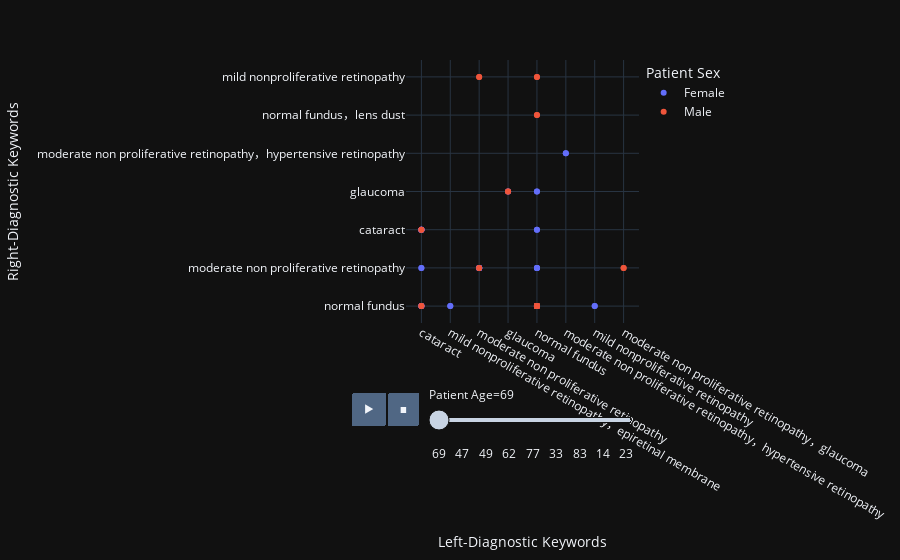

This figure's notebook cell:
### Code cell
px.scatter(filtered_df , x = "Left-Diagnostic Keywords"	, y = "Right-Diagnostic Keywords", color = "Patient Sex", animation_frame="Patient Age"
, template= "plotly_dark")

### Figure 1 — Plotly figure (JSON) as saved in the notebook; plotly's stock layout.template omitted (floating-point values rounded to 4 significant figures)
{"data": [{"hovertemplate": "Patient Sex=Female<br>Patient Age=69<br>Left-Diagnostic Keywords=%{x}<br>Right-Diagnostic Keywords=%{y}<extra></extra>", "legendgroup": "Female", "marker": {"color": "#636efa", "symbol": "circle"}, "mode": "markers", "name": "Female", "orientation": "v", "showlegend": true, "type": "scatter", "x": ["cataract", "mild nonproliferative retinopathy，epiretinal membrane", "cataract", "moderate non proliferative retinopathy", "cataract", "glaucoma", "cataract", "normal fundus", "cataract", "normal fundus", "cataract", "normal fundus", "normal fundus", "normal fundus", "normal fundus", "normal fundus", "normal fundus", "normal fundus", "moderate non proliferative retinopathy，hypertensive retinopathy", "moderate non proliferative retinopathy", "moderate non proliferative retinopathy", "moderate non proliferative retinopathy", "normal fundus", "mild nonproliferative retinopathy", "normal fundus", "cataract", "mild nonproliferative retinopathy，epiretinal membrane", "cataract", "moderate non proliferative retinopathy", "cataract", "glaucoma", "cataract", "normal fundus", "cataract", "normal fundus", "cataract", "normal fundus", "normal fundus", "normal fundus", "normal fundus", "normal fundus", "normal fundus", "normal fundus", "moderate non proliferative retinopathy，hypertensive retinopathy", "moderate non proliferative retinopathy", "moderate non proliferative retinopathy", "moderate non proliferative retinopathy", "normal fundus", "mild nonproliferative retinopathy", "normal fundus"], "xaxis": "x", "y": ["normal fundus", "normal fundus", "normal fundus", "moderate non proliferative retinopathy", "cataract", "glaucoma", "cataract", "glaucoma", "moderate non proliferative retinopathy", "cataract", "cataract", "normal fundus", "normal fundus", "normal fundus", "normal fundus", "normal fundus", "normal fundus", "normal fundus", "moderate non proliferative retinopathy，hypertensive retinopathy", "moderate non proliferative retinopathy", "moderate non proliferative retinopathy", "moderate non proliferative retinopathy", "moderate non proliferative retinopathy", "normal fundus", "moderate non proliferative retinopathy", "normal fundus", "normal fundus", "normal fundus", "moderate non proliferative retinopathy", "cataract", "glaucoma", "cataract", "glaucoma", "moderate non proliferative retinopathy", "cataract", "cataract", "normal fundus", "normal fundus", "normal fundus", "normal fundus", "normal fundus", "normal fundus", "normal fundus", "moderate non proliferative retinopathy，hypertensive retinopathy", "moderate non proliferative retinopathy", "moderate non proliferative retinopathy", "moderate non proliferative retinopathy", "moderate non proliferative retinopathy", "normal fundus", "moderate non proliferative retinopathy"], "yaxis": "y"}, {"hovertemplate": "Patient Sex=Male<br>Patient Age=69<br>Left-Diagnostic Keywords=%{x}<br>Right-Diagnostic Keywords=%{y}<extra></extra>", "legendgroup": "Male", "marker": {"color": "#EF553B", "symbol": "circle"}, "mode": "markers", "name": "Male", "orientation": "v", "showlegend": true, "type": "scatter", "x": ["glaucoma", "moderate non proliferative retinopathy，glaucoma", "cataract", "cataract", "normal fundus", "normal fundus", "normal fundus", "normal fundus", "normal fundus", "normal fundus", "normal fundus", "normal fundus", "normal fundus", "normal fundus", "normal fundus", "moderate non proliferative retinopathy", "moderate non proliferative retinopathy", "glaucoma", "moderate non proliferative retinopathy，glaucoma", "cataract", "cataract", "normal fundus", "normal fundus", "normal fundus", "normal fundus", "normal fundus", "normal fundus", "normal fundus", "normal fundus", "normal fundus", "normal fundus", "normal fundus", "moderate non proliferative retinopathy", "moderate non proliferative retinopathy"], "xaxis": "x", "y": ["glaucoma", "moderate non proliferative retinopathy", "normal fundus", "cataract", "normal fundus", "normal fundus", "normal fundus", "normal fundus，lens dust", "normal fundus", "normal fundus", "normal fundus", "normal fundus", "normal fundus", "normal fundus", "mild nonproliferative retinopathy", "mild nonproliferative retinopathy", "moderate non proliferative retinopathy", "glaucoma", "moderate non proliferative retinopathy", "normal fundus", "cataract", "normal fundus", "normal fundus", "normal fundus", "normal fundus，lens dust", "normal fundus", "normal fundus", "normal fundus", "normal fundus", "normal fundus", "normal fundus", "mild nonproliferative retinopathy", "mild nonproliferative retinopathy", "moderate non proliferative retinopathy"], "yaxis": "y"}], "layout": {"legend": {"title": {"text": "Patient Sex"}, "tracegroupgap": 0}, "margin": {"t": 60}, "sliders": [{"active": 0, "currentvalue": {"prefix": "Patient Age="}, "len": 0.9, "pad": {"b": 10, "t": 60}, "steps": [{"args": [["69"], {"frame": {"duration": 0, "redraw": false}, "fromcurrent": true, "mode": "immediate", "transition": {"duration": 0, "easing": "linear"}}], "label": "69", "method": "animate"}, {"args": [["57"], {"frame": {"duration": 0, "redraw": false}, "fromcurrent": true, "mode": "immediate", "transition": {"duration": 0, "easing": "linear"}}], "label": "57", "method": "animate"}, {"args": [["50"], {"frame": {"duration": 0, "redraw": false}, "fromcurrent": true, "mode": "immediate", "transition": {"duration": 0, "easing": "linear"}}], "label": "50", "method": "animate"}, {"args": [["59"], {"frame": {"duration": 0, "redraw": false}, "fromcurrent": true, "mode": "immediate", "transition": {"duration": 0, "easing": "linear"}}], "label": "59", "method": "animate"}, {"args": [["60"], {"frame": {"duration": 0, "redraw": false}, "fromcurrent": true, "mode": "immediate", "transition": {"duration": 0, "easing": "linear"}}], "label": "60", "method": "animate"}, {"args": [["45"], {"frame": {"duration": 0, "redraw": false}, "fromcurrent": true, "mode": "immediate", "transition": {"duration": 0, "easing": "linear"}}], "label": "45", "method": "animate"}, {"args": [["75"], {"frame": {"duration": 0, "redraw": false}, "fromcurrent": true, "mode": "immediate", "transition": {"duration": 0, "easing": "linear"}}], "label": "75", "method": "animate"}, {"args": [["63"], {"frame": {"duration": 0, "redraw": false}, "fromcurrent": true, "mode": "immediate", "transition": {"duration": 0, "easing": "linear"}}], "label": "63", "method": "animate"}, {"args": [["55"], {"frame": {"duration": 0, "redraw": false}, "fromcurrent": true, "mode": "immediate", "transition": {"duration": 0, "easing": "linear"}}], "label": "55", "method": "animate"}, {"args": [["47"], {"frame": {"duration": 0, "redraw": false}, "fromcurrent": true, "mode": "immediate", "transition": {"duration": 0, "easing": "linear"}}], "label": "47", "method": "animate"}, {"args": [["66"], {"frame": {"duration": 0, "redraw": false}, "fromcurrent": true, "mode": "immediate", "transition": {"duration": 0, "easing": "linear"}}], "label": "66", "method": "animate"}, {"args": [["51"], {"frame": {"duration": 0, "redraw": false}, "fromcurrent": true, "mode": "immediate", "transition": {"duration": 0, "easing": "linear"}}], "label": "51", "method": "animate"}, {"args": [["41"], {"frame": {"duration": 0, "redraw": false}, "fromcurrent": true, "mode": "immediate", "transition": {"duration": 0, "easing": "linear"}}], "label": "41", "method": "animate"}, {"args": [["70"], {"frame": {"duration": 0, "redraw": false}, "fromcurrent": true, "mode": "immediate", "transition": {"duration": 0, "easing": "linear"}}], "label": "70", "method": "animate"}, {"args": [["68"], {"frame": {"duration": 0, "redraw": false}, "fromcurrent": true, "mode": "immediate", "transition": {"duration": 0, "easing": "linear"}}], "label": "68", "method": "animate"}, {"args": [["48"], {"frame": {"duration": 0, "redraw": false}, "fromcurrent": true, "mode": "immediate", "transition": {"duration": 0, "easing": "linear"}}], "label": "48", "method": "animate"}, {"args": [["44"], {"frame": {"duration": 0, "redraw": false}, "fromcurrent": true, "mode": "immediate", "transition": {"duration": 0, "easing": "linear"}}], "label": "44", "method": "animate"}, {"args": [["65"], {"frame": {"duration": 0, "redraw": false}, "fromcurrent": true, "mode": "immediate", "transition": {"duration": 0, "easing": "linear"}}], "label": "65", "method": "animate"}, {"args": [["49"], {"frame": {"duration": 0, "redraw": false}, "fromcurrent": true, "mode": "immediate", "transition": {"duration": 0, "easing": "linear"}}], "label": "49", "method": "animate"}, {"args": [["71"], {"frame": {"duration": 0, "redraw": false}, "fromcurrent": true, "mode": "immediate", "transition": {"duration": 0, "easing": "linear"}}], "label": "71", "method": "animate"}, {"args": [["67"], {"frame": {"duration": 0, "redraw": false}, "fromcurrent": true, "mode": "immediate", "transition": {"duration": 0, "easing": "linear"}}], "label": "67", "method": "animate"}, {"args": [["56"], {"frame": {"duration": 0, "redraw": false}, "fromcurrent": true, "mode": "immediate", "transition": {"duration": 0, "easing": "linear"}}], "label": "56", "method": "animate"}, {"args": [["53"], {"frame": {"duration": 0, "redraw": false}, "fromcurrent": true, "mode": "immediate", "transition": {"duration": 0, "easing": "linear"}}], "label": "53", "method": "animate"}, {"args": [["82"], {"frame": {"duration": 0, "redraw": false}, "fromcurrent": true, "mode": "immediate", "transition": {"duration": 0, "easing": "linear"}}], "label": "82", "method": "animate"}, {"args": [["52"], {"frame": {"duration": 0, "redraw": false}, "fromcurrent": true, "mode": "immediate", "transition": {"duration": 0, "easing": "linear"}}], "label": "52", "method": "animate"}, {"args": [["61"], {"frame": {"duration": 0, "redraw": false}, "fromcurrent": true, "mode": "immediate", "transition": {"duration": 0, "easing": "linear"}}], "label": "61", "method": "animate"}, {"args": [["58"], {"frame": {"duration": 0, "redraw": false}, "fromcurrent": true, "mode": "immediate", "transition": {"duration": 0, "easing": "linear"}}], "label": "58", "method": "animate"}, {"args": [["62"], {"frame": {"duration": 0, "redraw": false}, "fromcurrent": true, "mode": "immediate", "transition": {"duration": 0, "easing": "linear"}}], "label": "62", "method": "animate"}, {"args": [["64"], {"frame": {"duration": 0, "redraw": false}, "fromcurrent": true, "mode": "immediate", "transition": {"duration": 0, "easing": "linear"}}], "label": "64", "method": "animate"}, {"args": [["54"], {"frame": {"duration": 0, "redraw": false}, "fromcurrent": true, "mode": "immediate", "transition": {"duration": 0, "easing": "linear"}}], "label": "54", "method": "animate"}, {"args": [["72"], {"frame": {"duration": 0, "redraw": false}, "fromcurrent": true, "mode": "immediate", "transition": {"duration": 0, "easing": "linear"}}], "label": "72", "method": "animate"}, {"args": [["43"], {"frame": {"duration": 0, "redraw": false}, "fromcurrent": true, "mode": "immediate", "transition": {"duration": 0, "easing": "linear"}}], "label": "43", "method": "animate"}, {"args": [["74"], {"frame": {"duration": 0, "redraw": false}, "fromcurrent": true, "mode": "immediate", "transition": {"duration": 0, "easing": "linear"}}], "label": "74", "method": "animate"}, {"args": [["42"], {"frame": {"duration": 0, "redraw": false}, "fromcurrent": true, "mode": "immediate", "transition": {"duration": 0, "easing": "linear"}}], "label": "42", "method": "animate"}, {"args": [["34"], {"frame": {"duration": 0, "redraw": false}, "fromcurrent": true, "mode": "immediate", "transition": {"duration": 0, "easing": "linear"}}], "label": "34", "method": "animate"}, {"args": [["36"], {"frame": {"duration": 0, "redraw": false}, "fromcurrent": true, "mode": "immediate", "transition": {"duration": 0, "easing": "linear"}}], "label": "36", "method": "animate"}, {"args": [["77"], {"frame": {"duration": 0, "redraw": false}, "fromcurrent": true, "mode": "immediate", "transition": {"duration": 0, "easing": "linear"}}], "label": "77", "method": "animate"}, {"args": [["78"], {"frame": {"duration": 0, "redraw": false}, "fromcurrent": true, "mode": "immediate", "transition": {"duration": 0, "easing": "linear"}}], "label": "78", "method": "animate"}, {"args": [["37"], {"frame": {"duration": 0, "redraw": false}, "fromcurrent": true, "mode": "immediate", "transition": {"duration": 0, "easing": "linear"}}], "label": "37", "method": "animate"}, {"args": [["81"], {"frame": {"duration": 0, "redraw": false}, "fromcurrent": true, "mode": "immediate", "transition": {"duration": 0, "easing": "linear"}}], "label": "81", "method": "animate"}, {"args": [["46"], {"frame": {"duration": 0, "redraw": false}, "fromcurrent": true, "mode": "immediate", "transition": {"duration": 0, "easing": "linear"}}], "label": "46", "method": "animate"}, {"args": [["80"], {"frame": {"duration": 0, "redraw": false}, "fromcurrent": true, "mode": "immediate", "transition": {"duration": 0, "easing": "linear"}}], "label": "80", "method": "animate"}, {"args": [["73"], {"frame": {"duration": 0, "redraw": false}, "fromcurrent": true, "mode": "immediate", "transition": {"duration": 0, "easing": "linear"}}], "label": "73", "method": "animate"}, {"args": [["76"], {"frame": {"duration": 0, "redraw": false}, "fromcurrent": true, "mode": "immediate", "transition": {"duration": 0, "easing": "linear"}}], "label": "76", "method": "animate"}, {"args": [["39"], {"frame": {"duration": 0, "redraw": false}, "fromcurrent": true, "mode": "immediate", "transition": {"duration": 0, "easing": "linear"}}], "label": "39", "method": "animate"}, {"args": [["33"], {"frame": {"duration": 0, "redraw": false}, "fromcurrent": true, "mode": "immediate", "transition": {"duration": 0, "easing": "linear"}}], "label": "33", "method": "animate"}, {"args": [["84"], {"frame": {"duration": 0, "redraw": false}, "fromcurrent": true, "mode": "immediate", "transition": {"duration": 0, "easing": "linear"}}], "label": "84", "method": "animate"}, {"args": [["31"], {"frame": {"duration": 0, "redraw": false}, "fromcurrent": true, "mode": "immediate", "transition": {"duration": 0, "easing": "linear"}}], "label": "31", "method": "animate"}, {"args": [["79"], {"frame": {"duration": 0, "redraw": false}, "fromcurrent": true, "mode": "immediate", "transition": {"duration": 0, "easing": "linear"}}], "label": "79", "method": "animate"}, {"args": [["35"], {"frame": {"duration": 0, "redraw": false}, "fromcurrent": true, "mode": "immediate", "transition": {"duration": 0, "easing": "linear"}}], "label": "35", "method": "animate"}, {"args": [["38"], {"frame": {"duration": 0, "redraw": false}, "fromcurrent": true, "mode": "immediate", "transition": {"duration": 0, "easing": "linear"}}], "label": "38", "method": "animate"}, {"args": [["24"], {"frame": {"duration": 0, "redraw": false}, "fromcurrent": true, "mode": "immediate", "transition": {"duration": 0, "easing": "linear"}}], "label": "24", "method": "animate"}, {"args": [["91"], {"frame": {"duration": 0, "redraw": false}, "fromcurrent": true, "mode": "immediate", "transition": {"duration": 0, "easing": "linear"}}], "label": "91", "method": "animate"}, {"args": [["85"], {"frame": {"duration": 0, "redraw": false}, "fromcurrent": true, "mode": "immediate", "transition": {"duration": 0, "easing": "linear"}}], "label": "85", "method": "animate"}, {"args": [["83"], {"frame": {"duration": 0, "redraw": false}, "fromcurrent": true, "mode": "immediate", "transition": {"duration": 0, "easing": "linear"}}], "label": "83", "method": "animate"}, {"args": [["87"], {"frame": {"duration": 0, "redraw": false}, "fromcurrent": true, "mode": "immediate", "transition": {"duration": 0, "easing": "linear"}}], "label": "87", "method": "animate"}, {"args": [["32"], {"frame": {"duration": 0, "redraw": false}, "fromcurrent": true, "mode": "immediate", "transition": {"duration": 0, "easing": "linear"}}], "label": "32", "method": "animate"}, {"args": [["30"], {"frame": {"duration": 0, "redraw": false}, "fromcurrent": true, "mode": "immediate", "transition": {"duration": 0, "easing": "linear"}}], "label": "30", "method": "animate"}, {"args": [["40"], {"frame": {"duration": 0, "redraw": false}, "fromcurrent": true, "mode": "immediate", "transition": {"duration": 0, "easing": "linear"}}], "label": "40", "method": "animate"}, {"args": [["28"], {"frame": {"duration": 0, "redraw": false}, "fromcurrent": true, "mode": "immediate", "transition": {"duration": 0, "easing": "linear"}}], "label": "28", "method": "animate"}, {"args": [["25"], {"frame": {"duration": 0, "redraw": false}, "fromcurrent": true, "mode": "immediate", "transition": {"duration": 0, "easing": "linear"}}], "label": "25", "method": "animate"}, {"args": [["89"], {"frame": {"duration": 0, "redraw": false}, "fromcurrent": true, "mode": "immediate", "transition": {"duration": 0, "easing": "linear"}}], "label": "89", "method": "animate"}, {"args": [["88"], {"frame": {"duration": 0, "redraw": false}, "fromcurrent": true, "mode": "immediate", "transition": {"duration": 0, "easing": "linear"}}], "label": "88", "method": "animate"}, {"args": [["14"], {"frame": {"duration": 0, "redraw": false}, "fromcurrent": true, "mode": "immediate", "transition": {"duration": 0, "easing": "linear"}}], "label": "14", "method": "animate"}, {"args": [["19"], {"frame": {"duration": 0, "redraw": false}, "fromcurrent": true, "mode": "immediate", "transition": {"duration": 0, "easing": "linear"}}], "label": "19", "method": "animate"}, {"args": [["26"], {"frame": {"duration": 0, "redraw": false}, "fromcurrent": true, "mode": "immediate", "transition": {"duration": 0, "easing": "linear"}}], "label": "26", "method": "animate"}, {"args": [["15"], {"frame": {"duration": 0, "redraw": false}, "fromcurrent": true, "mode": "immediate", "transition": {"duration": 0, "easing": "linear"}}], "label": "15", "method": "animate"}, {"args": [["22"], {"frame": {"duration": 0, "redraw": false}, "fromcurrent": true, "mode": "immediate", "transition": {"duration": 0, "easing": "linear"}}], "label": "22", "method": "animate"}, {"args": [["29"], {"frame": {"duration": 0, "redraw": false}, "fromcurrent": true, "mode": "immediate", "transition": {"duration": 0, "easing": "linear"}}], "label": "29", "method": "animate"}, {"args": [["86"], {"frame": {"duration": 0, "redraw": false}, "fromcurrent": true, "mode": "immediate", "transition": {"duration": 0, "easing": "linear"}}], "label": "86", "method": "animate"}, {"args": [["18"], {"frame": {"duration": 0, "redraw": false}, "fromcurrent": true, "mode": "immediate", "transition": {"duration": 0, "easing": "linear"}}], "label": "18", "method": "animate"}, {"args": [["27"], {"frame": {"duration": 0, "redraw": false}, "fromcurrent": true, "mode": "immediate", "transition": {"duration": 0, "easing": "linear"}}], "label": "27", "method": "animate"}, {"args": [["23"], {"frame": {"duration": 0, "redraw": false}, "fromcurrent": true, "mode": "immediate", "transition": {"duration": 0, "easing": "linear"}}], "label": "23", "method": "animate"}, {"args": [["17"], {"frame": {"duration": 0, "redraw": false}, "fromcurrent": true, "mode": "immediate", "transition": {"duration": 0, "easing": "linear"}}], "label": "17", "method": "animate"}], "x": 0.1, "xanchor": "left", "y": 0, "yanchor": "top"}], "updatemenus": [{"buttons": [{"args": [null, {"frame": {"duration": 500, "redraw": false}, "fromcurrent": true, "mode": "immediate", "transition": {"duration": 500, "easing": "linear"}}], "label": "&#9654;", "method": "animate"}, {"args": [[null], {"frame": {"duration": 0, "redraw": false}, "fromcurrent": true, "mode": "immediate", "transition": {"duration": 0, "easing": "linear"}}], "label": "&#9724;", "method": "animate"}], "direction": "left", "pad": {"r": 10, "t": 70}, "showactive": false, "type": "buttons", "x": 0.1, "xanchor": "right", "y": 0, "yanchor": "top"}], "xaxis": {"anchor": "y", "domain": [0, 1], "title": {"text": "Left-Diagnostic Keywords"}}, "yaxis": {"anchor": "x", "domain": [0, 1], "title": {"text": "Right-Diagnostic Keywords"}}}}
